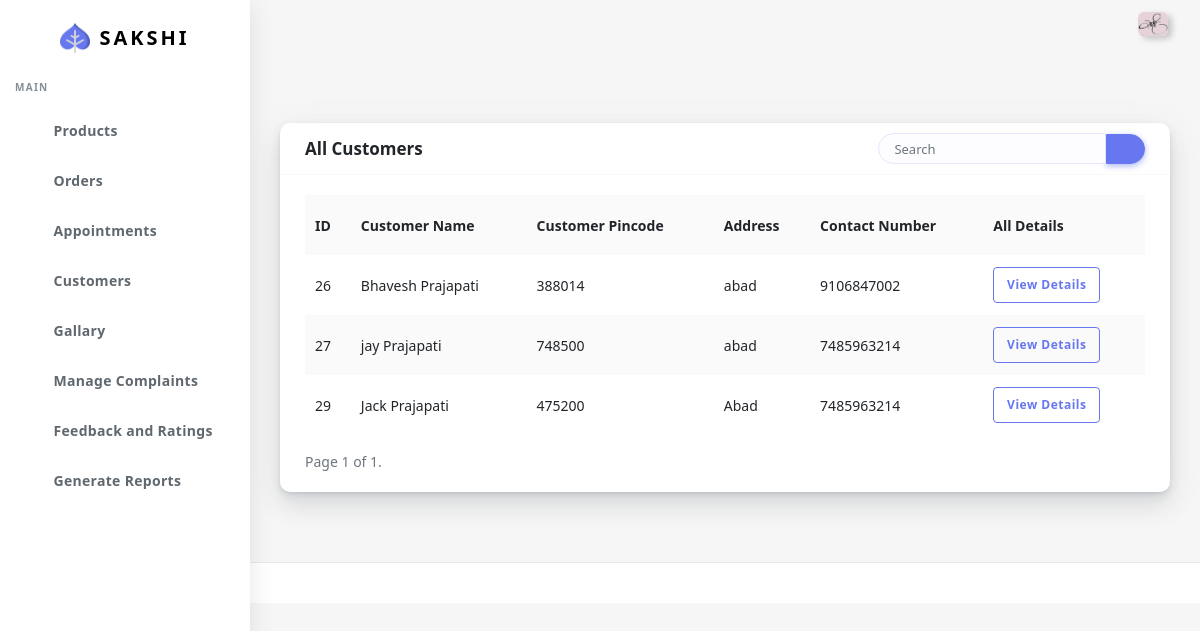
The page /customers/ (signed in) on the database its author committed.
### customer/models.py (models this page shows)
class UserBase(models.Model):
    user_id=models.OneToOneField(User,on_delete=CASCADE,primary_key=True)
    first_name=models.CharField(max_length=45)
    last_name=models.CharField(max_length=45)
    gender=models.BooleanField(default="Not Specified")
    dob=models.DateField(default="Not Specified")
    cus_add1=models.TextField(null=True,blank=True)
    cus_add2=models.TextField(null=True,blank=True)
    pincode=models.IntegerField()
    Cus_phone=models.CharField(max_length=10)
    profile=models.ImageField(upload_to="profileImages/",max_length=1500)
    area_id=models.ForeignKey(Area,on_delete=CASCADE)
    class meta:
        ordering = ['user_id']
    def __str__(self) -> str:
        return self.user_id.username

### customer/views.py (the view)
# urls.py: path("customers/",views.customers,name="customers"),
@login_required(login_url='sign-in')
def customers(request):
    checklocal(request)
    customers=UserBase.objects.filter(user_id__is_staff=False)
    print(customers)
    paginator=Paginator(customers,5)
    page_number=request.GET.get('page')
    cus=paginator.get_page(page_number)
    print(cus)
    return render(request,"Mainadmin/cus.html",{'customers':cus})

### customer/views.py (called while the page is built)
def checklocal(request):
    if request.user.is_staff==False:
        logout(request)

### customer/templates/Mainadmin/cus.html (shortened to what this page needs)
{% extends "Mainadmin/index.html" %}
{% load static %}
{% block body %}
      <div class="main-content">
        <section class="section">
          <div class="section-body">
           <div class="row ">
            <div class="col-12">
              <div class="card">
                <div class="card-header">
                  <h4>All Customers</h4>
                  <div class="card-header-form">
                    <form action="{% url 'searchCustomer' %}" id="sup" method="POST">
                      <div class="input-group">
                        <input type="text" name="search" class="form-control" placeholder="Search">
                        <div class="input-group-btn">
                          <button class="btn btn-primary" type="submit"><i class="fas fa-search"></i></button>
                        </div>
                      </div>
                    </form>
                  </div>
                </div>
              <div class="card-body">
                  <div class="table-responsive">
                    {% if customers %}
                    <table class="table table-striped">
                      <tr>
                        <th>ID</th>
                        <th>Customer Name</th>
                        <th>Customer Pincode</th>
                        <th>Address</th>
                        <th>Contact Number</th>
                        <th>
                         All Details
                        </th>
                      </tr>
                      {% for cus in customers  %}
                      <tr>
                        <td>{{cus.user_id.id}}</td>
                        <td class="text-truncate">
                          {{cus.first_name}} {{cus.last_name}}
                        </td>
                        <td>{{cus.pincode}}</td>
                        <td>{{cus.cus_add1}}</td>
                        <td>{{cus.Cus_phone}}</td>
                        <td><a href="{% url 'customerdet' cus.user_id.id %}" class="btn btn-outline-primary">View Details</a></td>
                      </tr>
                    {% endfor %}
                  </table>
                  <div class="pagination">
                    <span class="step-links">
                        <span class="current">
                            Page {{ customers.number }} of {{ customers.paginator.num_pages }}.
                        </span>
                    </span>
                </div>
                  {% else %}
                  <hr>
                  <h4 class="text-center">No Customer Found</h4>
                    {% endif %}
                  </div>
                    </div>
                  </div>
                </div>
              </div>
          </div>
        </section>
      </div>
      <footer class="main-footer">
      </footer>
    </div>
  {% endblock body %}

### customer/templates/Mainadmin/index.html (shortened to what this page needs)
{% load static %}
<!DOCTYPE html>
<html lang="en">
<head>
  <link rel="stylesheet" href="{% static 'customer/assets/css/app.min.css' %} ">
  <link rel="stylesheet" href="{% static 'customer/assets/bundles/datatables/datatables.min.css' %} ">
  <link rel="stylesheet" href="{% static 'customer/assets/bundles/datatables/dataTables.bootstrap4.min.css' %} ">
  <link rel="stylesheet" href="{% static 'customer/assets/bundles/datatables/select.bootstrap4.min.css' %} ">
  <link rel="stylesheet" href="{% static 'customer/assets/css/style.css' %} ">
  <link rel="stylesheet" href="{% static 'customer/assets/css/components.css' %} ">
  <link rel="stylesheet" href="{% static 'customer/assets/css/custom.css' %} ">
</head>
<body>
  <div id="app">
    <div class="main-wrapper main-wrapper-1">
      <div class="navbar-bg"></div>
      <nav class="navbar navbar-expand-lg main-navbar sticky">
        <div class="form-inline mr-auto">
          <ul class="navbar-nav mr-3">
            <li><a href="#" data-toggle="sidebar" class="nav-link nav-link-lg
									collapse-btn"> </a></li>
            <li><a href="#" class="nav-link nav-link-lg fullscreen-btn">
              </a></li>
          </ul>
        </div>
        <ul class="navbar-nav navbar-right">
          <li class="dropdown dropdown-list-toggle"><a href="" id="read" data-toggle="dropdown"
            class="nav-link notification-toggle nav-link-lg"><i data-feather="bell" class="bell"></i>
          </a>
        </li>
          <li class="dropdown"><a href="#" data-toggle="dropdown"
              class="nav-link dropdown-toggle nav-link-lg nav-link-user"> <img alt="image" src="/media/{{request.user.userbase.profile}} "
                class="user-img-radious-style"> </a>
          </li>
        </ul>
      </nav>
      <div class="main-sidebar sidebar-style-2">
        <aside id="sidebar-wrapper">
          <div class="sidebar-brand">
            <a href="{% url 'index' %}"> <img alt="image" src="{% static 'customer/assets/img/logo.png' %} " class="header-logo" /> <span
                class="logo-name">SAKSHI</span>
            </a>
          </div>
          <ul class="sidebar-menu">
            <li class="menu-header">Main</li>
            <li ><a class="nav-link" href="{% url 'products' %}"><span>Products</span></a></li>
            <li class="dropdown">
              <a href="#" class="menu-toggle nav-link has-dropdown"><span>Orders</span></a>
            </li>
            <li><a href="{% url 'appointment' %}" class="nav-link"><span>Appointments</span></a></li>
            <li><a href="{% url 'customers' %}" class="nav-link"><span>Customers</span></a></li>
            <li><a href="{% url 'gallary' %}" class="nav-link"><span>Gallary</span></a></li>
            <li><a href="{% url 'complaints' %}" class="nav-link"><span>Manage Complaints</span></a></li>
            <li><a href="{% url 'feedback' %}" class="nav-link"><span>Feedback and Ratings</span></a></li>
            <li><a class="nav-link" href="{% url 'gen_reports' %}"> <span class="icon-name">Generate Reports</span></a></li>
          </ul>
        </aside>
      </div>
       </div>
      {% block body %}
      {% endblock body %}
</body>
</html>

### rows shown on the page
UserBase: user_id.id "26", first_name "Bhavesh", last_name "Prajapati", pincode "388014", cus_add1 "abad", Cus_phone "9106847002"
UserBase: user_id.id "27", first_name "jay", last_name "Prajapati", pincode "748500", cus_add1 "abad", Cus_phone "7485963214"
UserBase: user_id.id "29", first_name "Jack", last_name "Prajapati", pincode "475200", cus_add1 "Abad", Cus_phone "7485963214"

### other values the page prints
{{ customers.number }} "1"
{{ customers.paginator.num_pages }} "1"
